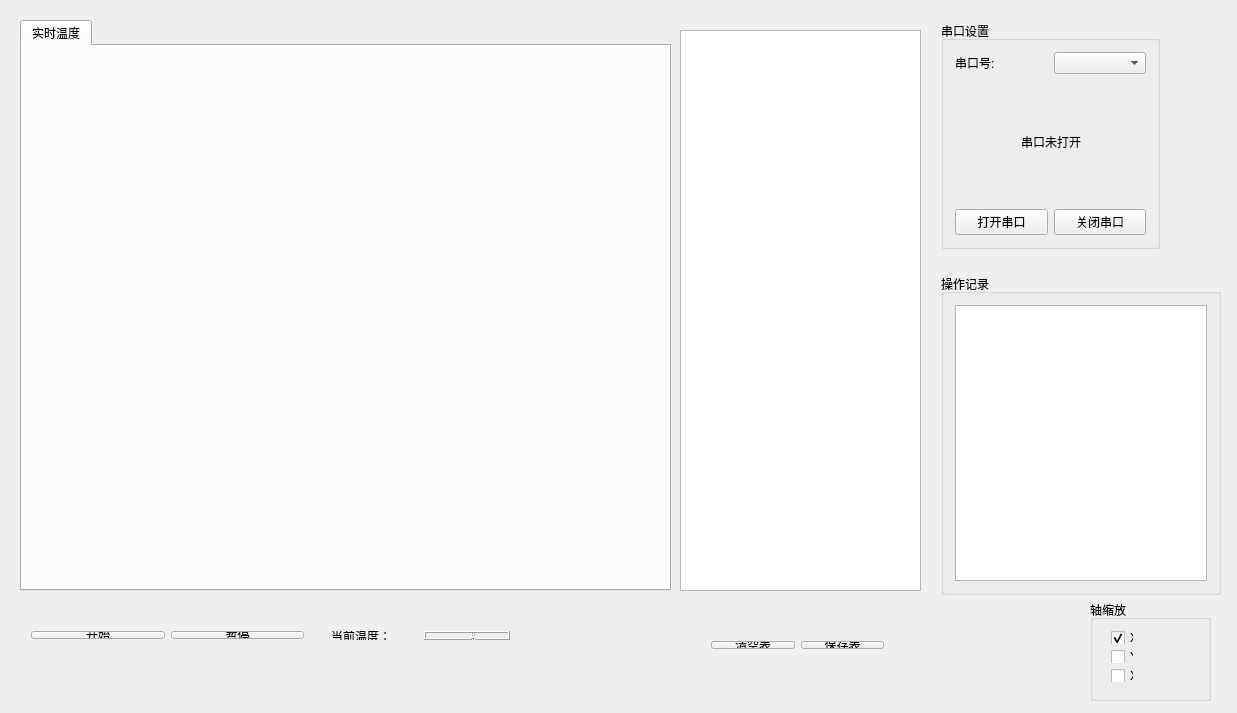
<?xml version="1.0" encoding="UTF-8"?>
<ui version="4.0">
 <class>Widget</class>
 <widget class="QWidget" name="Widget">
  <property name="geometry">
   <rect>
    <x>0</x>
    <y>0</y>
    <width>1237</width>
    <height>713</height>
   </rect>
  </property>
  <property name="windowTitle">
   <string>Widget</string>
  </property>
  <widget class="QGroupBox" name="groupBox">
   <property name="geometry">
    <rect>
     <x>941</x>
     <y>21</y>
     <width>219</width>
     <height>228</height>
    </rect>
   </property>
   <property name="title">
    <string>串口设置</string>
   </property>
   <layout class="QGridLayout" name="gridLayout">
    <item row="3" column="0">
     <spacer name="verticalSpacer">
      <property name="orientation">
       <enum>Qt::Vertical</enum>
      </property>
      <property name="sizeHint" stdset="0">
       <size>
        <width>20</width>
        <height>43</height>
       </size>
      </property>
     </spacer>
    </item>
    <item row="2" column="0">
     <layout class="QHBoxLayout" name="horizontalLayout_3">
      <item>
       <spacer name="horizontalSpacer">
        <property name="orientation">
         <enum>Qt::Horizontal</enum>
        </property>
        <property name="sizeHint" stdset="0">
         <size>
          <width>40</width>
          <height>20</height>
         </size>
        </property>
       </spacer>
      </item>
      <item>
       <widget class="QLabel" name="label_state">
        <property name="text">
         <string>串口未打开</string>
        </property>
       </widget>
      </item>
      <item>
       <spacer name="horizontalSpacer_2">
        <property name="orientation">
         <enum>Qt::Horizontal</enum>
        </property>
        <property name="sizeHint" stdset="0">
         <size>
          <width>40</width>
          <height>20</height>
         </size>
        </property>
       </spacer>
      </item>
     </layout>
    </item>
    <item row="4" column="0">
     <layout class="QHBoxLayout" name="horizontalLayout_2">
      <item>
       <widget class="QPushButton" name="open_serialport">
        <property name="text">
         <string>打开串口</string>
        </property>
       </widget>
      </item>
      <item>
       <widget class="QPushButton" name="close_serialport">
        <property name="text">
         <string>关闭串口</string>
        </property>
       </widget>
      </item>
     </layout>
    </item>
    <item row="0" column="0">
     <layout class="QHBoxLayout" name="horizontalLayout">
      <item>
       <widget class="QLabel" name="label">
        <property name="text">
         <string>串口号:</string>
        </property>
       </widget>
      </item>
      <item>
       <widget class="QComboBox" name="com"/>
      </item>
     </layout>
    </item>
    <item row="1" column="0">
     <spacer name="verticalSpacer_2">
      <property name="orientation">
       <enum>Qt::Vertical</enum>
      </property>
      <property name="sizeHint" stdset="0">
       <size>
        <width>20</width>
        <height>40</height>
       </size>
      </property>
     </spacer>
    </item>
   </layout>
  </widget>
  <widget class="QGroupBox" name="groupBox_2">
   <property name="geometry">
    <rect>
     <x>941</x>
     <y>274</y>
     <width>280</width>
     <height>321</height>
    </rect>
   </property>
   <property name="title">
    <string>操作记录</string>
   </property>
   <layout class="QHBoxLayout" name="horizontalLayout_4">
    <item>
     <widget class="QTextEdit" name="textEdit"/>
    </item>
   </layout>
  </widget>
  <widget class="QWidget" name="layoutWidget">
   <property name="geometry">
    <rect>
     <x>20</x>
     <y>620</y>
     <width>295</width>
     <height>30</height>
    </rect>
   </property>
   <layout class="QHBoxLayout" name="horizontalLayout_7">
    <item>
     <widget class="QPushButton" name="start">
      <property name="text">
       <string>开始</string>
      </property>
     </widget>
    </item>
    <item>
     <widget class="QPushButton" name="pause">
      <property name="text">
       <string>暂停</string>
      </property>
     </widget>
    </item>
   </layout>
  </widget>
  <widget class="QWidget" name="layoutWidget">
   <property name="geometry">
    <rect>
     <x>320</x>
     <y>620</y>
     <width>201</width>
     <height>31</height>
    </rect>
   </property>
   <layout class="QHBoxLayout" name="horizontalLayout_8">
    <item>
     <widget class="QLabel" name="label_3">
      <property name="text">
       <string>当前温度：</string>
      </property>
     </widget>
    </item>
    <item>
     <widget class="QLCDNumber" name="lcdNumber"/>
    </item>
   </layout>
  </widget>
  <widget class="QTableWidget" name="tableWidget">
   <property name="geometry">
    <rect>
     <x>680</x>
     <y>30</y>
     <width>241</width>
     <height>561</height>
    </rect>
   </property>
  </widget>
  <widget class="QTabWidget" name="tabWidget">
   <property name="geometry">
    <rect>
     <x>20</x>
     <y>20</y>
     <width>651</width>
     <height>571</height>
    </rect>
   </property>
   <property name="currentIndex">
    <number>0</number>
   </property>
   <widget class="QWidget" name="tab">
    <attribute name="title">
     <string>实时温度</string>
    </attribute>
    <layout class="QHBoxLayout" name="horizontalLayout_9">
     <item>
      <widget class="QCustomPlot" name="widget" native="true"/>
     </item>
    </layout>
   </widget>
  </widget>
  <widget class="QGroupBox" name="groupBox_3">
   <property name="geometry">
    <rect>
     <x>1090</x>
     <y>600</y>
     <width>121</width>
     <height>101</height>
    </rect>
   </property>
   <property name="title">
    <string>轴缩放</string>
   </property>
   <widget class="QWidget" name="layoutWidget">
    <property name="geometry">
     <rect>
      <x>10</x>
      <y>20</y>
      <width>45</width>
      <height>73</height>
     </rect>
    </property>
    <layout class="QVBoxLayout" name="verticalLayout">
     <item>
      <widget class="QCheckBox" name="checkBox_X">
       <property name="text">
        <string>X</string>
       </property>
       <property name="checked">
        <bool>true</bool>
       </property>
      </widget>
     </item>
     <item>
      <widget class="QCheckBox" name="checkBox_Y">
       <property name="text">
        <string>Y</string>
       </property>
      </widget>
     </item>
     <item>
      <widget class="QCheckBox" name="checkBox_XY">
       <property name="text">
        <string>XY</string>
       </property>
      </widget>
     </item>
    </layout>
   </widget>
  </widget>
  <widget class="QWidget" name="layoutWidget">
   <property name="geometry">
    <rect>
     <x>700</x>
     <y>630</y>
     <width>195</width>
     <height>30</height>
    </rect>
   </property>
   <layout class="QHBoxLayout" name="horizontalLayout_5">
    <item>
     <widget class="QPushButton" name="clear_table">
      <property name="text">
       <string>清空表</string>
      </property>
     </widget>
    </item>
    <item>
     <widget class="QPushButton" name="save_table">
      <property name="text">
       <string>保存表</string>
      </property>
     </widget>
    </item>
   </layout>
  </widget>
 </widget>
 <layoutdefault spacing="6" margin="11"/>
 <customwidgets>
  <customwidget>
   <class>QCustomPlot</class>
   <extends>QWidget</extends>
   <header>qcustomplot.h</header>
   <container>1</container>
  </customwidget>
 </customwidgets>
 <resources/>
 <connections/>
</ui>
